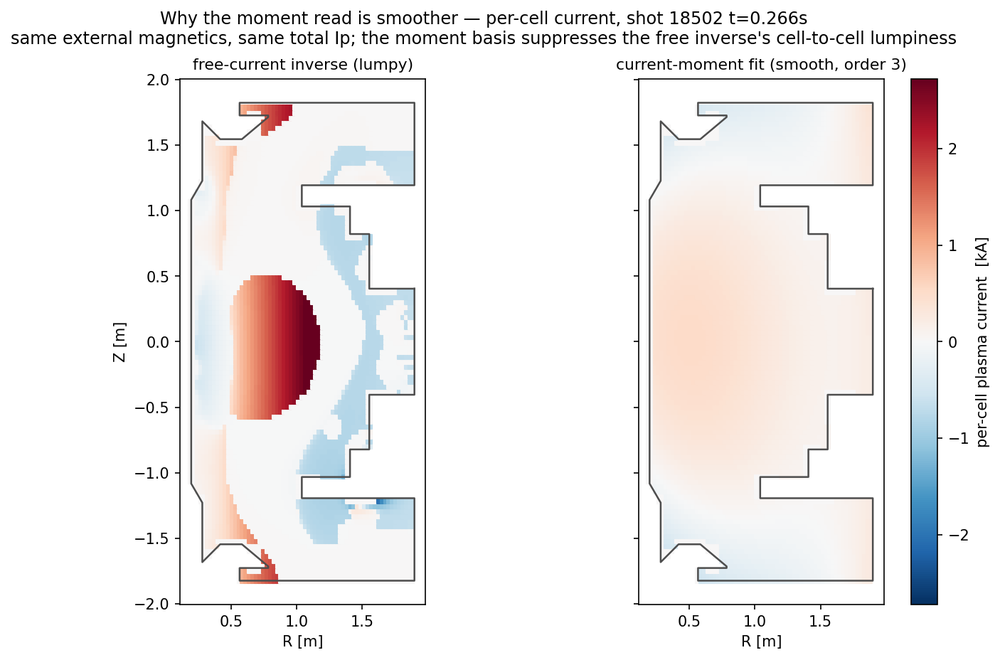
#> input picture docs/figures/equilibrium-topology-fidelity/thread1-current-distribution.png, 1000 x 660 px, shrunk from 1406 x 928 before the run, found by its file name
$ python plot_grounding_review_figures.py
#> lines starting #> are read from the running program, lines starting #| are printed output that depends on the picture
"""Figures for the project grounding review doc (from existing gate artifacts).

F1: annotated copy of the thread-1 current-distribution figure (what is
    physically wrong in each panel).
F2: current-moment order sweep — tune-cohort vs frozen eval skills (selection
    fragility / cohort variance).
F3: per-angle LCFS offsets — free vs moment vs origin-corrected moment.
"""

from pathlib import Path

import matplotlib

matplotlib.use("Agg")
import matplotlib.image as mpimg
import matplotlib.pyplot as plt
import numpy as np

REPO = Path("/home/ITER/mcintos/Code/imas-ambix")
OUT = REPO / "docs" / "figures" / "project-grounding-review"
OUT.mkdir(parents=True, exist_ok=True)

# Paul Tol bright — colourblind-safe
BLUE = "#4477AA"  # free-current
ORANGE = "#EE7733"  # current-moment (eval / headline)
ORANGE_LT = "#F5B389"
GRAY = "#777777"
INK = "#1a1a1a"

# ---------------------------------------------------------------- F1: annotate
src = (
    REPO
    / "docs/figures/equilibrium-topology-fidelity"
    / "thread1-current-distribution.png"
)
img = mpimg.imread(src)
#> img is the input picture: shape (660, 1000, 4) float32; mean R, G, B, A 0.945, 0.932, 0.931, 1
h, w = img.shape[:2]
#> h = 660; w = 1000
rgb = img[..., :3]
redness = rgb[..., 0] - rgb[..., 2]  # red blobs
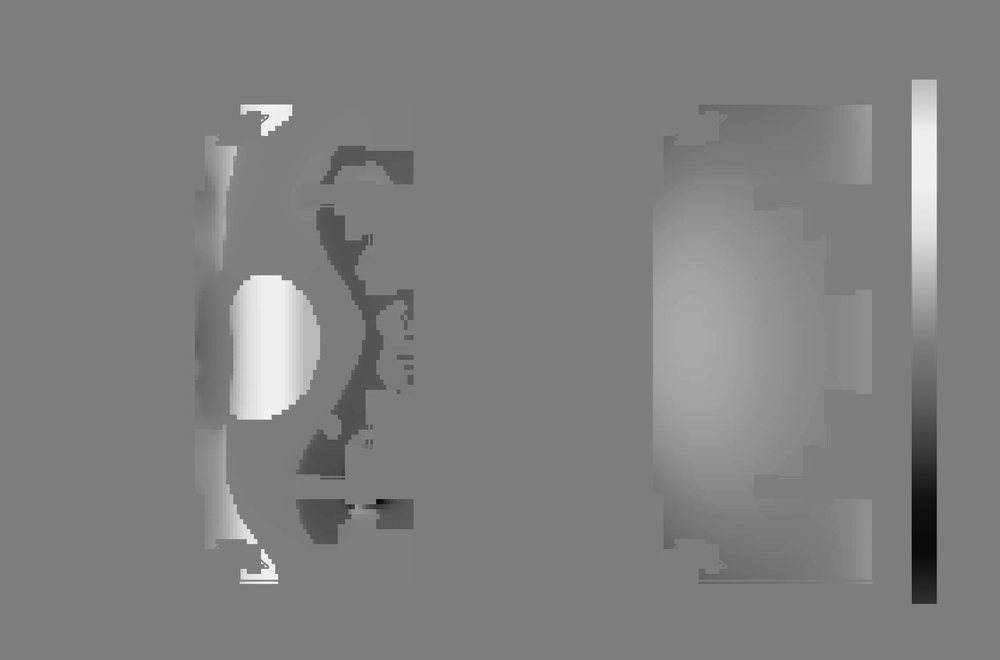
#> redness: shape (660, 1000) float32; min -0.588, max 0.608, mean 0.0143; drawn with min black and max white
blueness = rgb[..., 2] - rgb[..., 0]  # blue halo
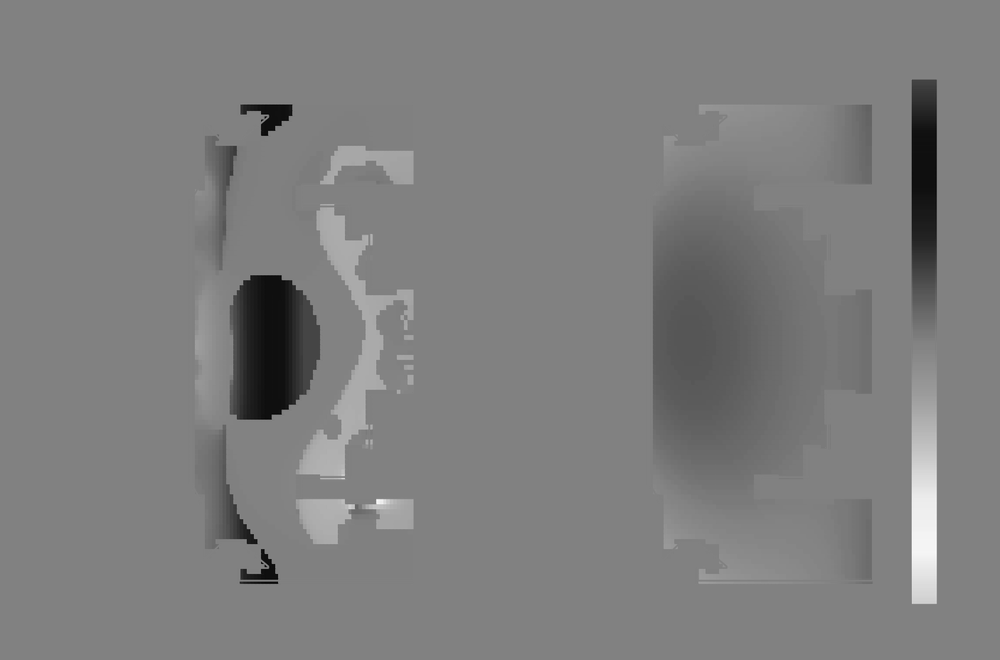
#> blueness: shape (660, 1000) float32; min -0.608, max 0.588, mean -0.0143; drawn with min black and max white


def hotspot(field, x0, x1, y0, y1):
    """(x, y) of the strongest pixel of `field` inside the fractional window."""
#> called with x0 = 0.05, x1 = 0.45, y0 = 0.02, y1 = 0.3
    ys, xs = slice(int(y0 * h), int(y1 * h)), slice(int(x0 * w), int(x1 * w))
    sub = field[ys, xs]
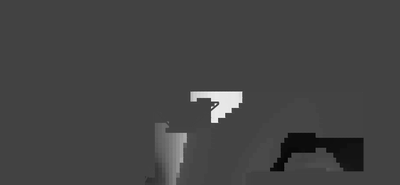
#> sub: shape (185, 400) float32; min -0.216, max 0.608, mean 0.00562; drawn with min black and max white
    iy, ix = np.unravel_index(np.argmax(sub), sub.shape)
#> iy = 104; ix = 215
    return int(x0 * w) + ix, int(y0 * h) + iy


upper_lobe = hotspot(redness, 0.05, 0.45, 0.02, 0.30)
#> upper_lobe = (265, 117)
lower_lobe = hotspot(redness, 0.05, 0.45, 0.70, 0.99)
#> call 2 of hotspot, with x0 = 0.05, x1 = 0.45, y0 = 0.7, y1 = 0.99
#> in hotspot (call 2), `sub = field[ys, xs]`:
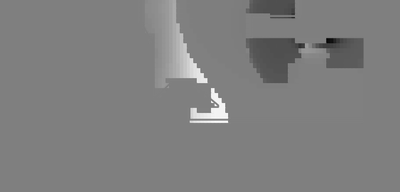
#> sub: shape (192, 400) float32; min -0.588, max 0.588, mean 0.000291; drawn with min black and max white
#> in hotspot (call 2), `iy, ix = np.unravel_index(np.argmax(sub), sub.shape)`: iy = 121
#> lower_lobe = (265, 582)
halo = hotspot(blueness, 0.05, 0.50, 0.30, 0.75)
#> call 3 of hotspot, with x0 = 0.05, x1 = 0.5, y0 = 0.3, y1 = 0.75
#> in hotspot (call 3), `sub = field[ys, xs]`:
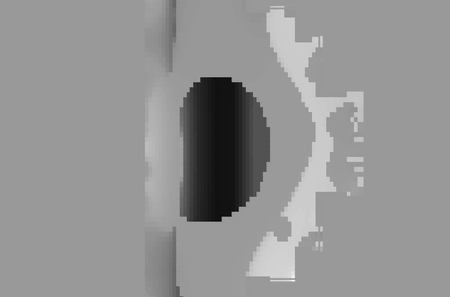
#> sub: shape (297, 450) float32; min -0.608, max 0.4, mean -0.0233; drawn with min black and max white
#> in hotspot (call 3), `iy, ix = np.unravel_index(np.argmax(sub), sub.shape)`: iy = 280; ix = 293
#> halo = (343, 478)

fig, ax = plt.subplots(figsize=(w / 100, (h + 60) / 100), dpi=100)
ax.imshow(img)
ax.set_axis_off()


def note(xy_px, txt_px, text, color, extra_xy=None):
    ann = ax.annotate(
        text,
        xy=xy_px,
        xytext=txt_px,
        fontsize=11,
        color="white",
        fontweight="bold",
        bbox=dict(boxstyle="round,pad=0.35", fc=color, ec="none", alpha=0.92),
        arrowprops=dict(arrowstyle="->", color=color, lw=2.2),
        ha="left",
        va="center",
        annotation_clip=False,
    )
    if extra_xy is not None:
        ax.annotate(
            "",
            xy=extra_xy,
            xytext=txt_px,
            arrowprops=dict(arrowstyle="->", color=color, lw=2.2),
            annotation_clip=False,
        )
    return ann


note(
    halo,
    (0.02 * w, 0.97 * h),
    "negative-current halo hugging the wall:\nsign-indefinite null-space fill"
    " — no jφ·sign(Ip) ≥ 0 prior",
    "#994455",
)
note(
    upper_lobe,
    (0.30 * w, 0.10 * h),
    "current lobes at the upper/lower inboard\ncorners (divertor-coil region)",
    "#994455",
    extra_xy=lower_lobe,
)
note(
    (0.72 * w, 0.45 * h),
    (0.52 * w, 0.99 * h),
    "monopole = Ip spread UNIFORMLY over every\nin-limiter cell: jφ ≠ 0 in the"
    " vacuum region,\nso Δ*ψ = 0 is violated exactly where the\n"
    "boundary/X-point is read",
    "#8a5a00",
)
fig.tight_layout()
fig.savefig(OUT / "current-distribution-annotated.png", dpi=110, bbox_inches="tight")
plt.close(fig)

# ------------------------------------------------------- F2: tune vs eval bars
orders = [2, 3, 4, 5]
tune_xpt = [-0.503, -2.310, -1.196, -3.199]
tune_lcfs = [-15.244, -7.021, -10.450, -11.245]
eval_o3_xpt, eval_o3_lcfs = -0.151, -4.470
free_eval_xpt, free_eval_lcfs = -0.614, -6.274

fig, axes = plt.subplots(1, 2, figsize=(10.5, 4.1), sharex=False)
for ax, tune, ev, free, name in [
    (axes[0], tune_xpt, eval_o3_xpt, free_eval_xpt, "X-point-set skill"),
    (axes[1], tune_lcfs, eval_o3_lcfs, free_eval_lcfs, "LCFS skill"),
]:
    xs = np.arange(len(orders), dtype=float)
    ax.bar(xs, tune, width=0.55, color=ORANGE_LT, label="tune cohort (order sweep)")
    ax.bar(
        [len(orders) + 0.4],
        [ev],
        width=0.55,
        color=ORANGE,
        label="frozen order 3 — held-out eval",
    )
    ax.axhline(
        free, color=BLUE, lw=2, ls="--", label="free-current baseline (held-out eval)"
    )
    ax.axhline(0.0, color=GRAY, lw=1)
    ax.set_xticks(list(xs) + [len(orders) + 0.4])
    ax.set_xticklabels([f"o{o}" for o in orders] + ["o3\neval"])
    ax.set_title(name, fontsize=11.5, color=INK)
    ax.spines[["top", "right"]].set_visible(False)
    ax.grid(axis="y", color="#e3e3e3", lw=0.7)
    ax.set_axisbelow(True)
    for x, v in zip(xs, tune, strict=True):
        ax.annotate(
            f"{v:.2f}",
            (x, v),
            textcoords="offset points",
            xytext=(0, -11),
            ha="center",
            fontsize=8.5,
            color=INK,
        )
    ax.annotate(
        f"{ev:.2f}",
        (len(orders) + 0.4, ev),
        textcoords="offset points",
        xytext=(0, -11),
        ha="center",
        fontsize=8.5,
        color=INK,
        fontweight="bold",
    )
axes[0].set_ylabel("skill vs train-mean baseline\n(0 = baseline parity)")
axes[0].legend(loc="lower left", fontsize=8.5, frameon=False)
fig.suptitle(
    "Tune cohort and frozen eval disagree — no CI on any of these skills",
    fontsize=12,
)
fig.tight_layout(rect=(0, 0, 1, 0.94))
fig.savefig(OUT / "moment-tune-vs-eval-instability.png", dpi=140)
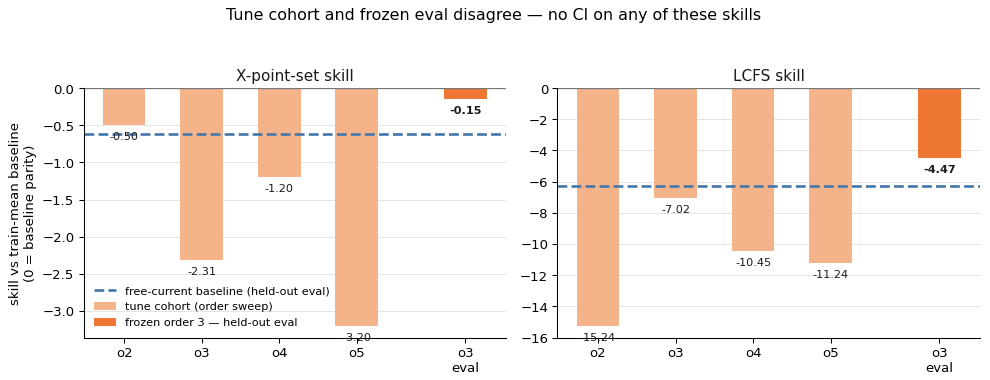
#> figure drawn by matplotlib, 2 panels; panel 1: tallest bar -0.503 high, from x = -0.275 to 0.275; panel 2: tallest bar -7.02 high, from x = 0.725 to 1.27
plt.close(fig)

# ------------------------------------------------ F3: per-angle LCFS residual
ang_lbl = [
    "0°\noutboard",
    "45°",
    "90°\ntop",
    "135°\ninboard\ncorner",
    "180°\ninboard",
    "225°\ninboard\ncorner",
    "270°\nbottom",
    "315°",
]
free_raw = [24.3, 22.8, 40.4, 39.8, 29.8, 39.5, 42.2, 23.1]
mom_raw = [19.8, 19.2, 26.1, 39.8, 31.9, 38.8, 20.5, 16.0]
mom_corr = [22.0, 18.5, 24.7, 36.9, 30.7, 38.6, 20.5, 18.4]

xs = np.arange(8, dtype=float)
fig, ax = plt.subplots(figsize=(10.5, 4.2))
wdt = 0.27
ax.bar(xs - wdt, free_raw, width=wdt, color=BLUE, label="free-current inverse")
ax.bar(xs, mom_raw, width=wdt, color=ORANGE, label="current-moment (order 3)")
ax.bar(
    xs + wdt,
    mom_corr,
    width=wdt,
    color=ORANGE_LT,
    label="current-moment, ray-origin corrected",
)
for k in (3, 5):
    ax.axvspan(xs[k] - 0.5, xs[k] + 0.5, color="#994455", alpha=0.07, zorder=0)
ax.set_xticks(xs)
ax.set_xticklabels(ang_lbl, fontsize=9)
ax.set_ylabel("median |LCFS radius error| [cm]\n(held-out, n=160)")
ax.spines[["top", "right"]].set_visible(False)
ax.grid(axis="y", color="#e3e3e3", lw=0.7)
ax.set_axisbelow(True)
ax.legend(
    loc="upper center", bbox_to_anchor=(0.5, 1.14), ncol=3, fontsize=9, frameon=False
)
ax.set_title(
    "Per-angle LCFS residual — the inboard-corner deficit (shaded) survives "
    "the origin correction",
    fontsize=11.5,
    pad=28,
)
fig.tight_layout()
fig.savefig(OUT / "lcfs-per-angle-deconfound.png", dpi=140)
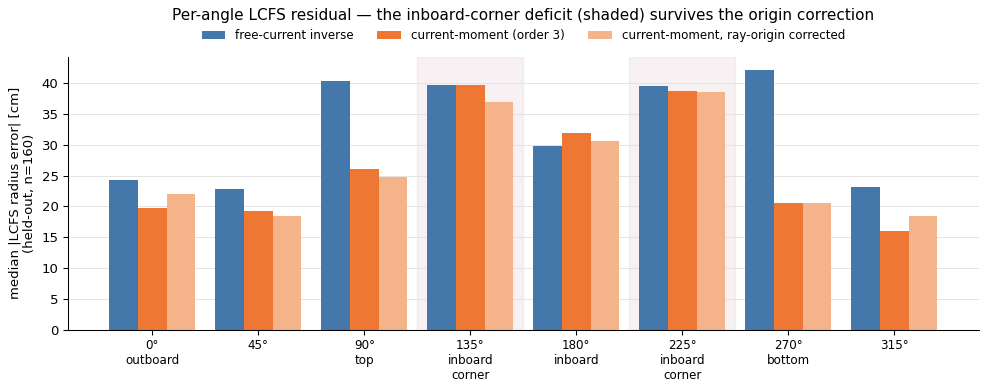
#> figure drawn by matplotlib, 1 panel; tallest bar 42.2 high, from x = 5.6 to 5.87; tallest bar 39.8 high, from x = 2.87 to 3.14; tallest bar 38.6 high, from x = 5.13 to 5.4
plt.close(fig)

print("wrote:", *[p.name for p in sorted(OUT.glob("*.png"))], sep="\n  ")
